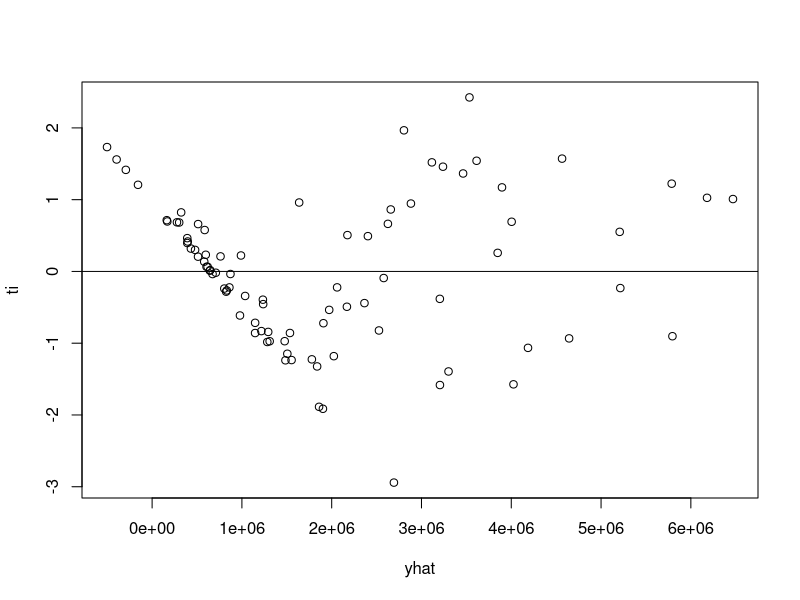
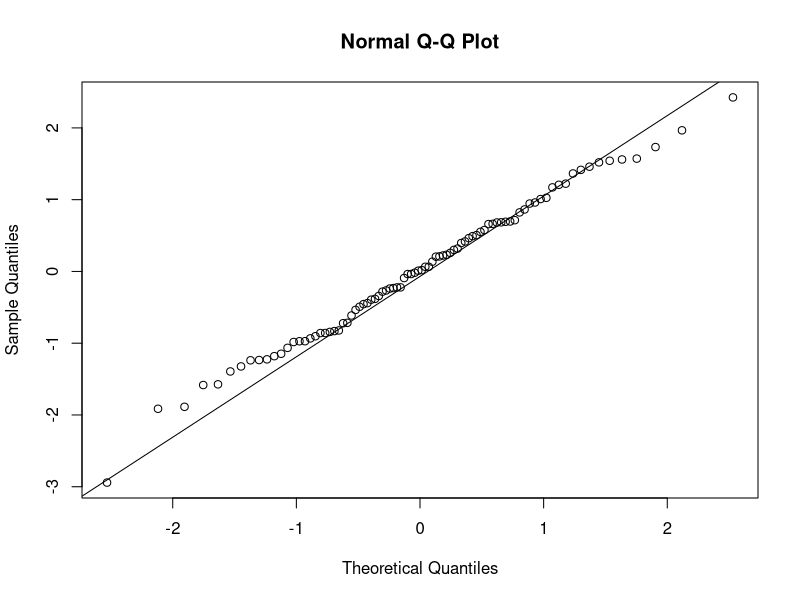
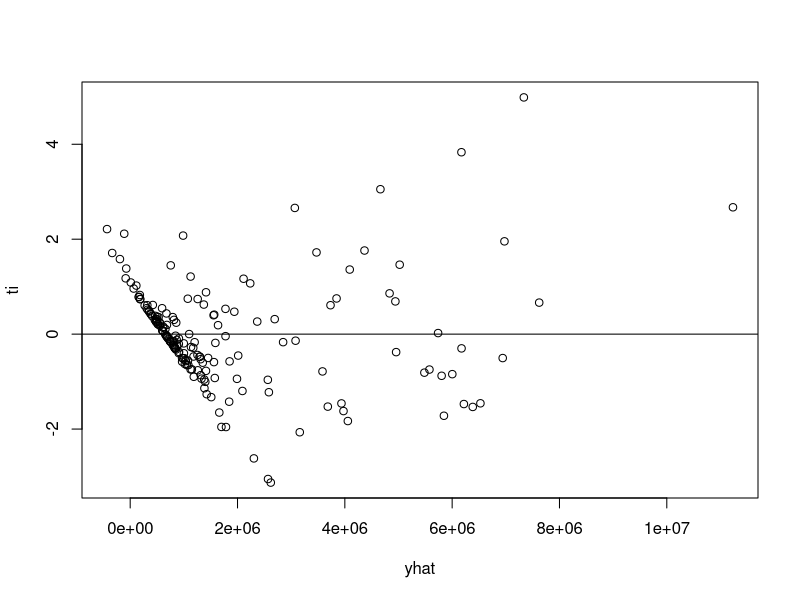
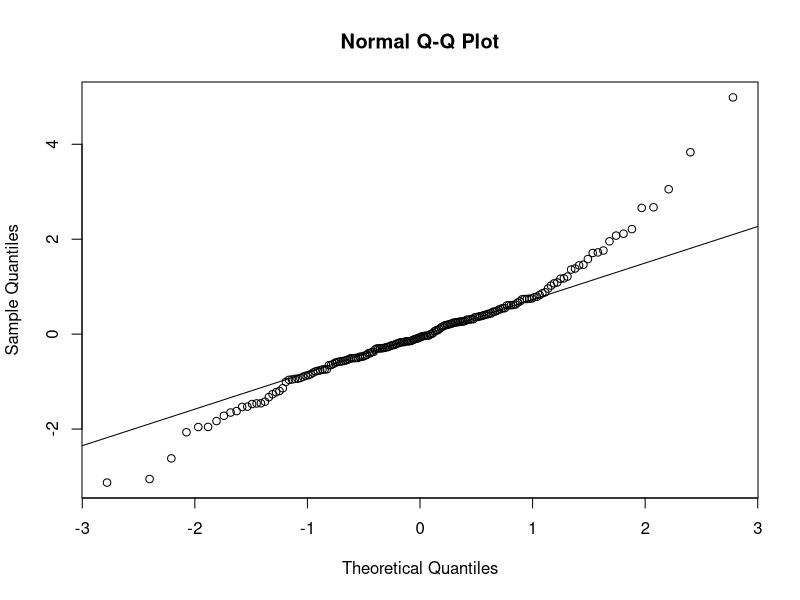
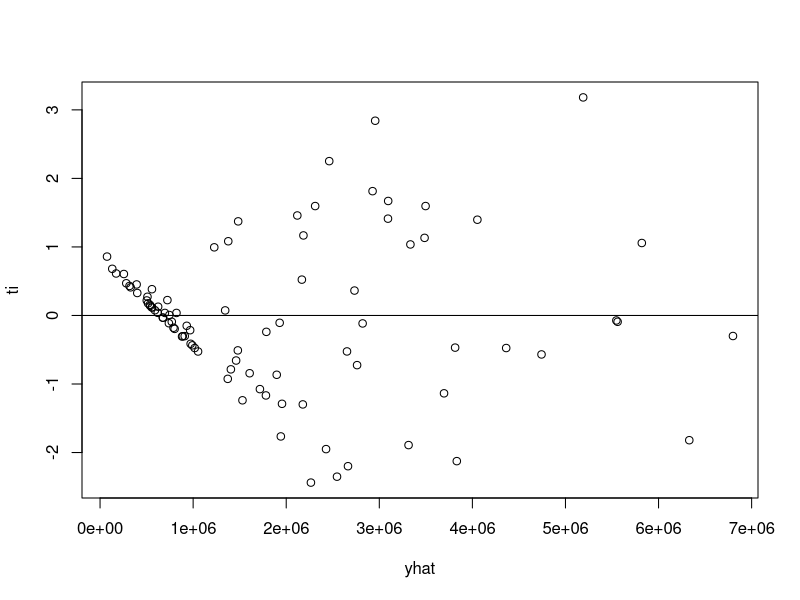
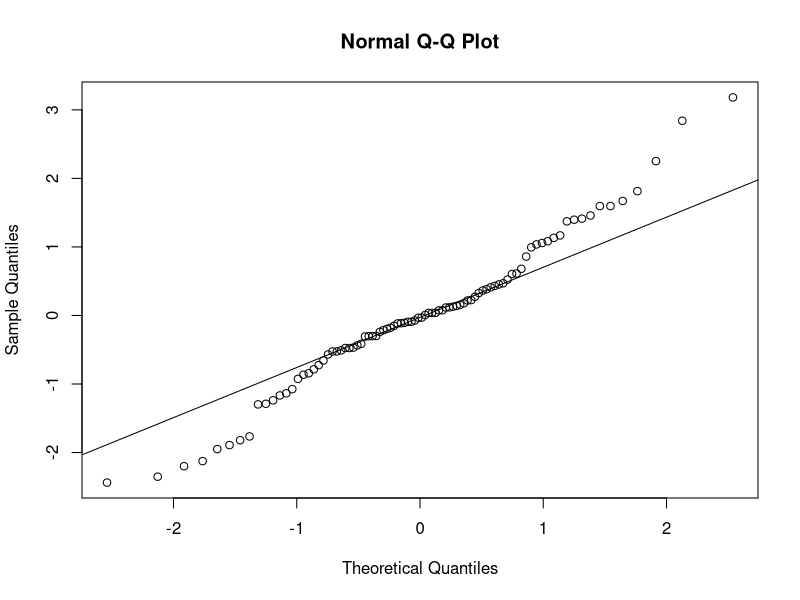
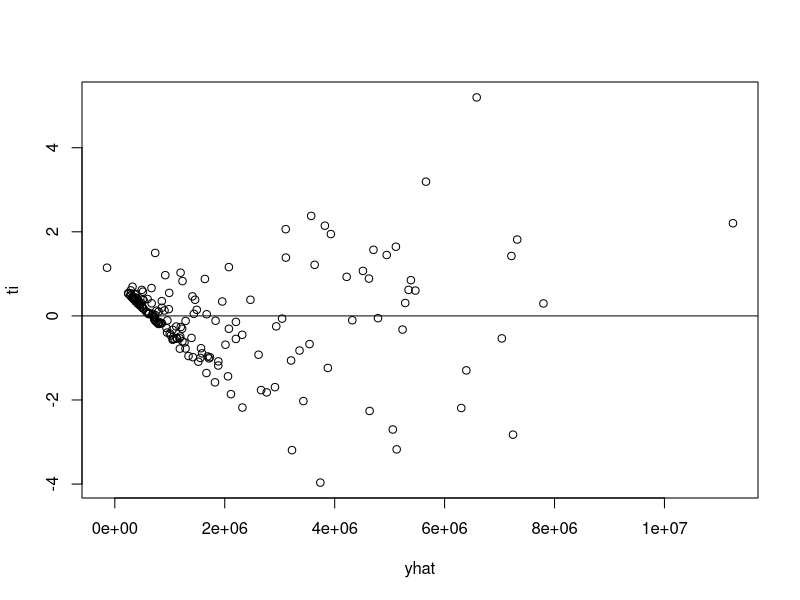
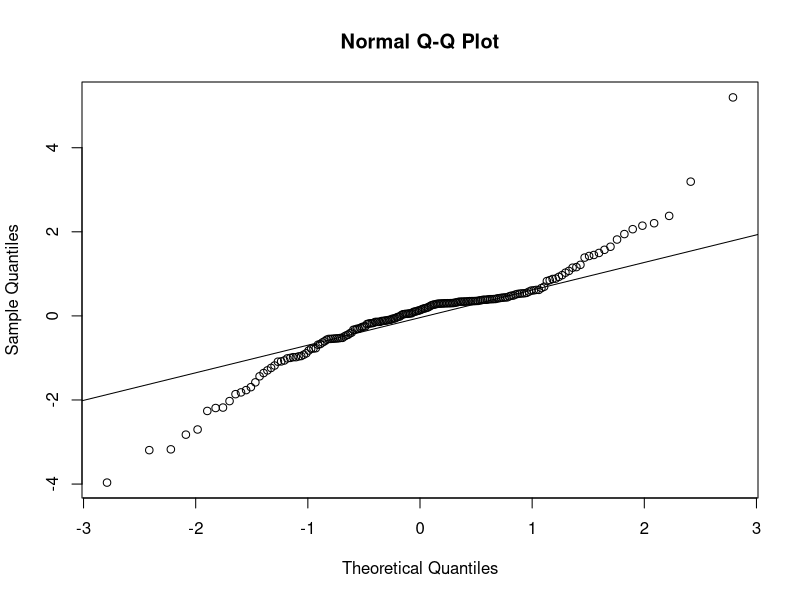

Source code (R) for these figures, in order: (Note: this script raises an error after producing the figures.)
#Tyler Lewris
#tal3fj
#Final Project
#Linear Method

setwd("~/Documents/UVA/UVA DS /SYS 6018 Data Mining/NHL_Salary")

# Grading Criteria
# Data exploration
# Data cleaning (missing values, outliers, etc.)
# Rationale for the selected statistical modeling methods
# Correct implementation and use of statistical modeling methods
# Appropriate model selection approach (train/test, cross-validation, etc.)
# Thoroughly documented code (R comments)
# Appropriate use of functions to reduce code complexity and redundancy
# Writing quality for final report, evaluated in terms of conformance to process outline, 
# level of detail, and correctness.

#NOTE: Data cleaning and exploration have been thoroughly done in a separate R file.
#The data in the csv's below have already been cleaned and explored.


library(car)
library(MASS)

#-------------------------------------------READ IN DATA------------------------------------------------

#------------------Full Data Set
#Defensive Players
full_D <- read.csv('full_D.csv', header=T) #reading in the data
#Offensive Players
full_F <- read.csv('full_F.csv', header=T)

#Check data has been read in properly
head(full_D)
head(full_F)

sum(is.na(full_D)) #no NA's
sum(is.na(full_F)) #no NA's

#Drop X and Name
full_D <- full_D[, -c(1:2)] 
full_F <- full_F[, -c(1:2)] 

#------------------Performance Only Data Set
#Defensive Players
perfonly_D <- read.csv('perfonly_D.csv', header=T) #reading in the data
#Offensive Players
perfonly_F <- read.csv('perfonly_F.csv', header=T)

#Check data has been read in properly
head(perfonly_D)
head(perfonly_F)

sum(is.na(perfonly_D)) #no NA's
sum(is.na(perfonly_F)) #no NA's

#Drop X, Name, and Age (We want performance metrics only)
perfonly_D <- perfonly_D[, -c(1:3)] 
perfonly_F <- perfonly_F[, -c(1:3)] 

#-------------------------------------------DATA EXPLORATION------------------------------------------------

#------------------Full Data Set
#Need to idetify which are categorical variables and which are numeric
lapply(full_D, class)
lapply(full_F, class)

#Nat converted to factor
full_D$Nat <- as.factor(full_D$Nat)
#Rest convert to numeric
full_D[2:88] <- lapply(full_D[2:88], as.numeric)

#Nat converted to factor
full_F$Nat <- as.factor(full_F$Nat)
#Rest convert to numeric
full_F[2:88] <- lapply(full_F[2:88], as.numeric)

#Putting response variable in first column
col_idx <- grep("cap_hit", names(full_D))
full_D <- full_D[, c(col_idx, (1:ncol(full_D))[-col_idx])]
names(full_D)

#Putting response variable in first column
col_idx <- grep("cap_hit", names(full_F))
full_F <- full_F[, c(col_idx, (1:ncol(full_F))[-col_idx])]
names(full_F)

#------------------Performance Only Data Set
#Need to idetify which are categorical variables and which are numeric
lapply(perfonly_D, class)
lapply(perfonly_F, class)

#Convert to numeric
perfonly_D[1:79] <- lapply(perfonly_D[1:79], as.numeric)

#Convert to numeric
perfonly_F[1:79] <- lapply(perfonly_F[1:79], as.numeric)

#Putting response variable in first column
col_idx <- grep("cap_hit", names(perfonly_D))
perfonly_D <- perfonly_D[, c(col_idx, (1:ncol(perfonly_D))[-col_idx])]
names(perfonly_D)

#Putting response variable in first column
col_idx <- grep("cap_hit", names(perfonly_F))
perfonly_F <- perfonly_F[, c(col_idx, (1:ncol(perfonly_F))[-col_idx])]
names(perfonly_F)


#-------------------------------------------LINEAR MODELING------------------------------------------------

#-------------------------------------------ITERATIVE MODEL SELECTION------------------------------------------------

#-------------------------------------------this section is bullshit

library(glmnet)
## Put data into a matrix for ridge regression
sdata.m <- as.matrix(full_D)

## Lasso regression
###################

## Lasso regression uses the same function as ridge regression with alpha=1
s.lasso <- glmnet(sdata.m[,2:88], sdata.m[,1], alpha=0)
s.lasso$lambda[20]
coef(s.lasso)[,20]
#-------------------------------------------this section is bullshit

#----------------------------Full Defense Data Set
## Iterative model selection
## Begin by defining the models with no variables (null) and all variables (full)
model.null <- lm(cap_hit~1, data=full_D)
model.full <- lm(cap_hit~., data=full_D)

## Forward selection
step(model.null, scope=list(lower=model.null, upper=model.full), direction="forward")
# Step:  AIC=2344.64
# cap_hit ~ xGF + pp_G + ev_iTKA + Ovrl + ly_salary + AGE + pp_Prev3PPG + 
#   ev_Prev3G + ev_CF + ev_G + ev_ixG + ly_cap_hit + DftRd + 
#   ev_iHA + pp_Pct. + OTG + ev_FF + Nat + ev_Prev3A + ev_Prev3Corsi + 
#   pk_iBLK + ev_CA + Wt + ev_SCA + pp_A.60 + pp_Prev3PPA + pp_Prev3TOI + 
#   ev_A.60 + ev_RelPct. + pp_TOI.GP + pk_Prev3TOI + ev_F.60 + 
#   GP + ev_SH. + pk_A.60 + ev_SCF

## Backward selection
step(model.full, scope=list(lower=model.null, upper=model.full), direction="backward")
# Step:  AIC=2087.36
# cap_hit ~ Nat + AGE + Ht + Wt + DftRd + Ovrl + GP + plusminus + 
#   Eplusminus + PIM + OTG + GWG + NPD + xGF + xGA + ly_salary + 
#   ly_cap_hit + ev_G + ev_A + ev_A1 + ev_IPP. + ev_SH. + ev_PDO + 
#   ev_F.60 + ev_A.60 + ev_Pct. + ev_RelPct. + ev_iSCF + ev_iCF + 
#   ev_iFF + ev_iSF + ev_iRB + ev_iRS + ev_Pass + ev_iHF + ev_iHA + 
#   ev_iGVA + ev_iTKA + ev_iBLK + ev_iFOW + ev_FO. + ev_CF + 
#   ev_CA + ev_FF + ev_FA + ev_SCA + pp_G + pp_A1 + pp_TOI + 
#   pp_TOI.GP + pp_F.60 + pp_A.60 + pp_Pct. + pp_RelPct. + pk_G + 
#   pk_A + pk_TOI + pk_TOIGP + pk_F.60 + pk_A.60 + pk_Pct. + 
#   pk_RelPct. + pk_iTKA + pk_iBLK + Prev3GP + ev_Prev3G + ev_Prev3A + 
#   ev_Prev3TOI + ev_Prev3Corsi + pp_Prev3PPG + pp_Prev3PPA + 
#   pp_Prev3TOI + pk_Prev3Blk + pk_Prev3Hits + pk_Prev3TOI + 
#   stars

## Stepwise selection
step(model.null, scope=list(lower=model.null, upper=model.full), direction="both")
# Step:  AIC=2339.99
# cap_hit ~ xGF + ev_iTKA + Ovrl + ly_salary + AGE + pp_Prev3PPG + 
#   ev_Prev3G + ev_CF + ev_G + ev_ixG + ly_cap_hit + DftRd + 
#   ev_iHA + OTG + ev_FF + Nat + ev_Prev3A + ev_Prev3Corsi + 
#   pk_iBLK + ev_CA + Wt + ev_SCA + pp_Prev3PPA + pp_Prev3TOI + 
#   ev_A.60 + ev_RelPct. + ev_A + ev_F.60 + PIM + pk_A.60 + pk_RelPct. + 
#   ev_A1 + pp_RelPct.

#Stepmodel with stepwise selection
step_fulld <- lm(cap_hit ~ xGF + ev_iTKA + Ovrl + ly_salary + AGE + pp_Prev3PPG + 
                           ev_Prev3G + ev_CF + ev_G + ev_ixG + ly_cap_hit + DftRd + 
                           ev_iHA + OTG + ev_FF + Nat + ev_Prev3A + ev_Prev3Corsi + 
                           pk_iBLK + ev_CA + Wt + ev_SCA + pp_Prev3PPA + pp_Prev3TOI + 
                           ev_A.60 + ev_RelPct. + ev_A + ev_F.60 + PIM + pk_A.60 + pk_RelPct. + 
                           ev_A1 + pp_RelPct., data=full_D)

# Take a look at the model statistics and if there is any multicollinearity present that we need to be worried about.
summary(step_fulld)
vif(step_fulld)


#Remove multicollinear variables
step_fulld1 <- lm(cap_hit ~ ev_iTKA + ly_salary + AGE + pp_Prev3PPG + 
                   ev_Prev3G + ev_G + ev_iHA + OTG + Nat + ev_Prev3A + ev_Prev3Corsi + 
                   pk_iBLK + Wt + ev_A.60 + ev_RelPct. + ev_A + ev_F.60 + PIM + pk_A.60 + 
                   pk_RelPct. + ev_A1 + pp_RelPct., data=full_D)
summary(step_fulld1)
vif(step_fulld1)
#no longer multicollinearity in the model

#----------------------------Full Offense Data Set
## Iterative model selection
## Begin by defining the models with no variables (null) and all variables (full)
model.null <- lm(cap_hit~1, data=full_F)
model.full <- lm(cap_hit~., data=full_F)

## Forward selection
step(model.null, scope=list(lower=model.null, upper=model.full), direction="forward")
# Step:  AIC=5039.34
# cap_hit ~ stars + pp_A + ev_iFOW + AGE + ly_salary + plusminus + 
#   ly_cap_hit + pp_G + pp_TOI.GP + ev_iTKA + GP + ev_iFF + Grit + 
#   Nat + ev_Prev3A + ev_G + pk_A + pk_iBLK + pp_Prev3PPA + pp_Prev3TOI + 
#   ev_Pct. + pk_F.60 + Eplusminus + pp_A1 + pp_TOI + ev_CA + 
#   ev_FF + pk_Prev3TOI + Ht + ev_iCF + xGA

## Backward selection
step(model.full, scope=list(lower=model.null, upper=model.full), direction="backward")
# Step:  AIC=5029.68
# cap_hit ~ ly_cap_hit + Nat + AGE + GP + Eplusminus + xGF + ly_salary + 
#   ev_A1 + ev_PDO + ev_F.60 + ev_A.60 + ev_RelPct. + ev_ixG + 
#   ev_iCF + ev_Pass + ev_iHF + ev_iTKA + ev_iFOW + ev_CF + ev_CA + 
#   ev_SCA + pp_G + pp_A + pp_A1 + pp_A.60 + pk_F.60 + Prev3GP + 
#   ev_Prev3G + ev_Prev3A + ev_Prev3TOI + pp_Prev3PPA + pp_Prev3TOI + 
#   pk_Prev3TOI + stars

## Stepwise selection
step(model.null, scope=list(lower=model.null, upper=model.full), direction="both")
# Step:  AIC=5034.65
# cap_hit ~ stars + pp_A + ev_iFOW + AGE + ly_salary + ly_cap_hit + 
#   pp_G + ev_iTKA + GP + ev_iFF + Grit + Nat + ev_Prev3A + ev_G + 
#   pk_A + pp_Prev3PPA + pp_Prev3TOI + pk_F.60 + Eplusminus + 
#   pp_A1 + pp_TOI + ev_CA + ev_FF + pk_Prev3TOI + Ht

#Stepmodel with stepwise selection
step_fullf <- lm(cap_hit ~ stars + pp_A + ev_iFOW + AGE + ly_salary + ly_cap_hit + 
                   pp_G + ev_iTKA + GP + ev_iFF + Grit + Nat + ev_Prev3A + ev_G + 
                   pk_A + pp_Prev3PPA + pp_Prev3TOI + pk_F.60 + Eplusminus + 
                   pp_A1 + pp_TOI + ev_CA + ev_FF + pk_Prev3TOI + Ht, data=full_F)

# Take a look at the model statistics and if there is any multicollinearity present that we need to be worried about.
summary(step_fullf)
vif(step_fullf)

#Remove multicollinear variables
step_fullf1 <- lm(cap_hit ~ stars + ev_iFOW + AGE + ly_cap_hit + 
                   pp_G + ev_iTKA + GP + Grit + Nat + ev_Prev3A + ev_G + 
                   pk_A + pk_F.60 + Eplusminus + 
                   pp_A1 + pk_Prev3TOI + Ht, data=full_F)
summary(step_fullf1)
vif(step_fullf1)
#no longer multicollinearity in the model

#BEST DEFENSE MODEL = step_fulld1
#BEST OFFENSE MODEL = step_fullf1

#----------------------------Performance Only Defense Data Set
## Iterative model selection
## Begin by defining the models with no variables (null) and all variables (full)
model.null <- lm(cap_hit~1, data=perfonly_D)
model.full <- lm(cap_hit~., data=perfonly_D)

## Forward selection
step(model.null, scope=list(lower=model.null, upper=model.full), direction="forward")
# Step:  AIC=2437.85
# cap_hit ~ xGF + pp_G + ev_iTKA + pk_Prev3TOI + pp_Prev3PPG + 
#   NPD + ev_iSCF + PIM + ev_iDS + ev_G + ev_Prev3Corsi + ev_ixG + 
#   pp_Prev3PPA + pp_A1 + ev_iCF + Grit + OTG + ev_F.60 + ev_IPP.

## Backward selection
step(model.full, scope=list(lower=model.null, upper=model.full), direction="backward")
# Step:  AIC=2403.72
# cap_hit ~ GP + plusminus + Eplusminus + PIM + OTG + NPD + xGF + 
#   Grit + ev_G + ev_A + ev_A1 + ev_F.60 + ev_A.60 + ev_Pct. + 
#   ev_iSCF + ev_iCF + ev_iFF + ev_iSF + ev_iRS + ev_Pass + ev_iHF + 
#   ev_iHA + ev_iGVA + ev_iTKA + ev_iBLK + ev_CF + ev_CA + ev_FF + 
#   ev_FA + ev_SCF + ev_SCA + pp_A + pp_A1 + pp_TOI + pp_A.60 + 
#   pp_RelPct. + pk_G + pk_A + pk_TOI + pk_TOIGP + pk_F.60 + 
#   pk_A.60 + pk_Pct. + pk_RelPct. + pk_iBLK + ev_Prev3Corsi + 
#   pp_Prev3PPG + pp_Prev3PPA + pp_Prev3TOI + pk_Prev3Blk + pk_Prev3Hits + 
#   pk_Prev3TOI

## Stepwise selection
step(model.null, scope=list(lower=model.null, upper=model.full), direction="both")
# Step:  AIC=2433.94
# cap_hit ~ pp_G + ev_iTKA + pk_Prev3TOI + pp_Prev3PPG + NPD + 
#   ev_iDS + ev_G + ev_Prev3Corsi + ev_ixG + pp_Prev3PPA + pp_A1 + 
#   ev_iCF + Grit + OTG + ev_SCA

#Stepmodel with stepwise selection
step_perfonlyd <- lm(cap_hit ~ pp_G + ev_iTKA + pk_Prev3TOI + pp_Prev3PPG + NPD + 
                   ev_iDS + ev_G + ev_Prev3Corsi + ev_ixG + pp_Prev3PPA + pp_A1 + 
                   ev_iCF + Grit + OTG + ev_SCA, data=perfonly_D)

# Take a look at the model statistics and if there is any multicollinearity present that we need to be worried about.
summary(step_perfonlyd)
vif(step_perfonlyd)

#Remove multicollinear variables
step_perfonlyd1 <- lm(cap_hit ~ pp_G + ev_iTKA + pk_Prev3TOI + pp_Prev3PPG + NPD + 
                       ev_iDS + ev_G + ev_Prev3Corsi + pp_Prev3PPA + pp_A1 + 
                       Grit + OTG + ev_SCA, data=perfonly_D)
summary(step_perfonlyd1)
vif(step_perfonlyd1)
#no longer multicollinearity in the model

#----------------------------Performance Only Offense Data Set
## Iterative model selection
## Begin by defining the models with no variables (null) and all variables (full)
model.null <- lm(cap_hit~1, data=perfonly_F)
model.full <- lm(cap_hit~., data=perfonly_F)

## Forward selection
step(model.null, scope=list(lower=model.null, upper=model.full), direction="forward")
# Step:  AIC=5081.57
# cap_hit ~ stars + pp_A + ev_iFOW + Eplusminus + pk_RelPct. + 
#   pp_G + ev_iHF + GP + ev_PTS + ev_iTKA + pp_A1 + pk_Prev3TOI + 
#   ev_CA + xGF + ev_iSCF + pp_Prev3PPA + ev_iRB + ev_iCF + ev_FA + 
#   pk_A + pk_TOI + ev_iSF

## Backward selection
step(model.full, scope=list(lower=model.null, upper=model.full), direction="backward")
# Step:  AIC=5067.67
# cap_hit ~ GP + Eplusminus + OTG + xGF + ev_A1 + ev_ixG + ev_iSCF + 
#   ev_iFF + ev_iSF + ev_Pass + ev_iHF + ev_iTKA + ev_iFOW + 
#   ev_CA + ev_SCA + pp_G + pp_A + pp_A1 + pp_TOI.GP + pp_A.60 + 
#   pk_RelPct. + Prev3GP + ev_Prev3G + ev_Prev3A + ev_Prev3TOI + 
#   pp_Prev3PPA + pk_Prev3TOI + stars

## Stepwise selection
step(model.null, scope=list(lower=model.null, upper=model.full), direction="both")
# Step:  AIC=5080.62
# cap_hit ~ stars + pp_A + ev_iFOW + Eplusminus + pk_RelPct. + 
#   pp_G + ev_iHF + GP + ev_PTS + ev_iTKA + pp_A1 + ev_CA + xGF + 
#   ev_iSCF + pp_Prev3PPA + ev_iRB + ev_iCF + ev_FA + pk_A + 
#   pk_TOI + ev_iSF

#Stepmodel with stepwise selection
step_perfonlyf <- lm(cap_hit ~ stars + pp_A + ev_iFOW + Eplusminus + pk_RelPct. + 
                       pp_G + ev_iHF + GP + ev_PTS + ev_iTKA + pp_A1 + ev_CA + xGF + 
                       ev_iSCF + pp_Prev3PPA + ev_iRB + ev_iCF + ev_FA + pk_A + 
                       pk_TOI + ev_iSF, data=perfonly_F)

# Take a look at the model statistics and if there is any multicollinearity present that we need to be worried about.
summary(step_perfonlyf)
vif(step_perfonlyf)

#Remove multicollinear variables
step_perfonlyf1 <- lm(cap_hit ~ stars + pp_A + ev_iFOW + Eplusminus + pk_RelPct. + 
                       pp_G + ev_iHF + ev_iTKA + pp_A1 + 
                       ev_iSCF + pp_Prev3PPA + ev_iRB + pk_A + 
                       pk_TOI, data=perfonly_F)
summary(step_perfonlyf1)
vif(step_perfonlyf1)
#no longer multicollinearity in the model

#BEST DEFENSE MODEL = step_perfonlyd1
#BEST OFFENSE MODEL = step_perfonlyf1

#Now lets test our hypothesis and see which model performs better

summary(step_fulld1)
# Adjusted R^2 = 0.8104
# p-value: < 2.2e-16

summary(step_fullf1)
# Adjusted R-squared:  0.9016
# p-value: < 2.2e-16

summary(step_perfonlyd1)
# Adjusted R-squared:  0.7832 
# p-value: < 2.2e-16

summary(step_perfonlyf1)
# Adjusted R-squared:  0.8595
# p-value: < 2.2e-16

anova(step_fulld1, step_perfonlyd1)
anova(step_fullf1, step_perfonlyf1)

#RESIDUAL ANALYSIS
#Plot residuals vs. fitted
ti <- rstudent(step_fulld1)
yhat <- fitted(step_fulld1)
plot(yhat, ti) #small pattern but still distributed around 0
abline(0,0)
summary(influence.measures(step_fulld1)) #no significant influential measures
qqnorm(ti) #looks good
qqline(ti)

#Plot residuals vs. fitted
ti <- rstudent(step_fullf1)
yhat <- fitted(step_fullf1)
plot(yhat, ti) #small pattern but still distributed around 0
abline(0,0)
summary(influence.measures(step_fullf1)) #no significant influential measures
qqnorm(ti) #significant fanning towards the tails
qqline(ti)

#Plot residuals vs. fitted
ti <- rstudent(step_perfonlyd1)
yhat <- fitted(step_perfonlyd1)
plot(yhat, ti) #small pattern but still distributed around 0
abline(0,0)
summary(influence.measures(step_perfonlyd1)) #no significant influential measures
qqnorm(ti) #significant fanning towards the tails
qqline(ti)

#Plot residuals vs. fitted
ti <- rstudent(step_perfonlyf1)
yhat <- fitted(step_perfonlyf1)
plot(yhat, ti)
abline(0,0) #small pattern but still distributed around 0
summary(influence.measures(step_perfonlyf1)) #no significant influential measures
qqnorm(ti) #significant fanning towards the tails
qqline(ti)


#---------------------------------------------Comparative Model Selection--------------------------------------------
#The data frame full_Dnm I deleted because it didnt make sense
#We can easily remove this seciton if we dont want to use it


#Using comparative model selection on the dataset with no multicollinearity
bestmod <- regsubsets(cap_hit~., data=full_Dnm, nbest=10)

## The 10 best models for each number of explanatory variables in the model
summary(bestmod)
best.sum <- as.data.frame(summary(bestmod)$outmat)
best.sum$p <- as.numeric(substr(rownames(best.sum),1,1))+1

## The criterion values corresponding to each model
best.sum$rss <- summary(bestmod)$rss
best.sum$adjr2 <- summary(bestmod)$adjr2
best.sum$cp <- summary(bestmod)$cp
best.sum$bic <- summary(bestmod)$bic

## Determine "best" models
best.sum[order(best.sum$rss),]
best.sum[order(best.sum$adjr2,decreasing=T),]
best.sum[order(best.sum$cp),]
best.sum[order(best.sum$bic),]

#---------------------------------------------K-Fold Cross Validation--------------------------------------------
#I am selecting K-fold Cross-Validation for its ease of use and will be 
#using 5 as my k-fold value. To derive this value, I performed three different K-fold CV's using k = 3,
#k=5, and k=10. For the purpose of this assignment, K=5 made the most sense both computationally and
#logically. 

# K-fold cross-validation
library(boot) #necessary library for logistic regression models

#K = 5 in K-fold cross-validation 
cv.lm(data = full_D, step_fulld1, m=5)

#K = 5 in K-fold cross-validation 
cv.lm(data = full_F, step_fullf1, m=5)

#K = 5 in K-fold cross-validation 
cv.lm(data = perfonly_D, step_perfonlyd1, m=5)

#K = 5 in K-fold cross-validation 
cv.lm(data = perfonly_F, step_perfonlyf1, m=5)
